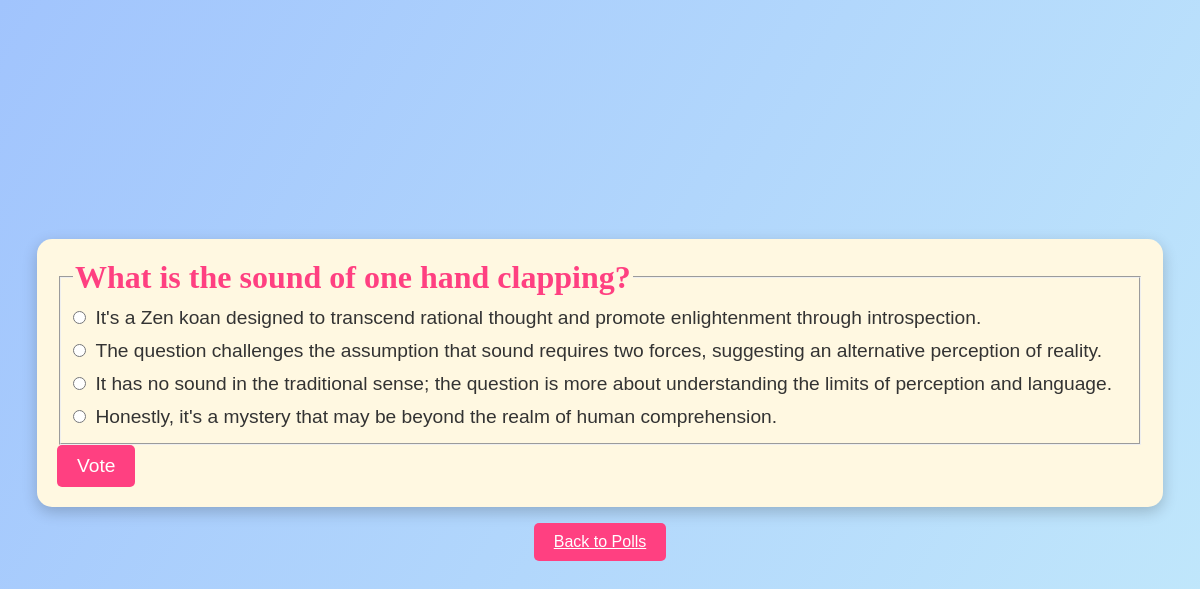
Page /polls/9/ on the committed database.
### polls/models.py (models this page shows, shortened)
class Question(models.Model):
    question_text = models.CharField(max_length=200)
    pub_date = models.DateTimeField('date published')

class Choice(models.Model):
    question = models.ForeignKey(Question, on_delete=models.CASCADE)
    choice_text = models.CharField(max_length=200)
    votes = models.IntegerField(default=0)

### polls/views.py (the view)
# urls.py: path('<int:pk>/', views.DetailView.as_view(), name='detail'),
class DetailView(generic.DetailView):
    model = Question
    template_name = 'polls/detail.html'

### polls/templates/polls/detail.html (shortened to what this page needs)
<form action="{% url 'polls:vote' question.id %}" method="post">
    <fieldset>
        <legend>
            <h1>{{ question.question_text }}</h1>
        </legend>
        {% for choice in question.choice_set.all %}
        <input type="radio" name="choice" id="choice{{ forloop.counter }}" value="{{ choice.id }}">
        <label for="choice{{ forloop.counter }}">{{ choice.choice_text }}</label><br>
        {% endfor %}
    </fieldset>
    <input type="submit" value="Vote">
</form>
<a href="{% url 'polls:index' %}" class="back-button">Back to Polls</a>

### polls/templates/polls/detail.html (style rules this page uses)
form { background-color: #fff8e1; padding: 20px; border-radius: 15px; box-shadow: 0 5px 15px rgba(0, 0, 0, 0.2); }
legend h1 { font-family: 'Lobster', cursive; color: #ff4081; text-align: center; margin: 0; }
input[type="radio"] { accent-color: #ff4081; margin: 10px 5px 10px 0; }
label { font-size: 1.2rem; margin-right: 15px; }
input[type="submit"] { background-color: #ff4081; color: #fff; border: none; padding: 10px 20px; border-radius: 5px; cursor: pointer; font-size: 1.2rem; transition: background-color 0.3s ease; }
.back-button { background-color: #ff4081; color: #fff; padding: 10px 20px; border-radius: 5px; transition: background-color 0.3s; }

### rows in the picture
Question: question_text "What is the sound of one hand clapping?"
Choice: choice_text "It's a Zen koan designed to transcend rational thought and promote enlightenment through introspection."
Choice: choice_text "The question challenges the assumption that sound requires two forces, suggesting an alternative perception of reality."
Choice: choice_text "It has no sound in the traditional sense; the question is more about understanding the limits of perception and language."
Choice: choice_text "Honestly, it's a mystery that may be beyond the realm of human comprehension."
